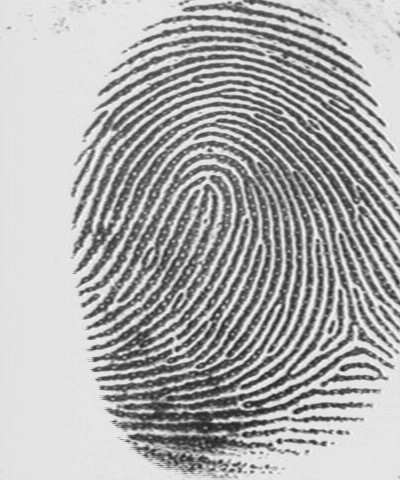
%> input picture Fig0734(a).tif, 400 x 480 px
$ octave chapter_02_01.m   (GNU Octave 9; MATLAB toolbox functions it lacks are replaced by stand-ins)
%> lines starting %> are read from the running program, lines starting %| are printed output that depends on the picture
% Adusting Brightness and Contrast

img=imread('Fig0734(a).tif');
%> img is the input picture: size 480x400 uint8; min 27, max 251, mean 173.6
bright_img=img+50; % increase brightness
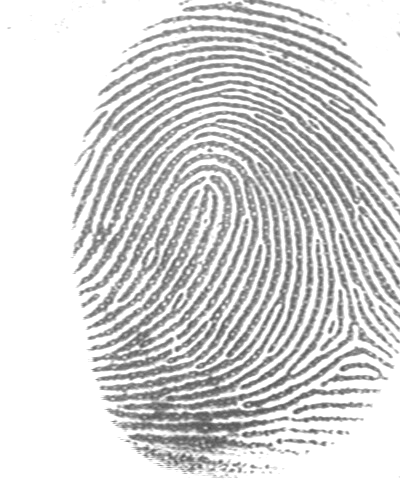
%> bright_img: size 480x400 uint8; min 77, max 255, mean 213.1
contrast_img=imadjust(img,stretchlim(img),[]);
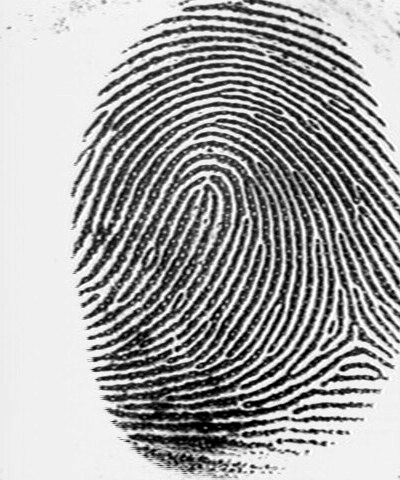
%> contrast_img: size 480x400 uint8; min 0, max 255, mean 165.4
figure,imshow(img),title('Original Image');
figure,imshow(bright_img),title('Brightened Image');
figure,imshow(contrast_img),title('Contrat Enhanced Image');

$ run again, with Fig0726(a).tif copied over Fig0734(a).tif
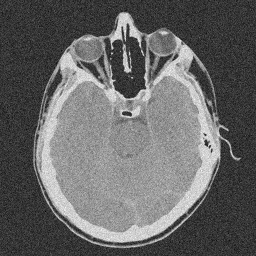
%> input picture Fig0726(a).tif, 256 x 256 px
%> img is the input picture: size 256x256 uint8; min 0, max 255, mean 102
%> `bright_img=img+50;`:
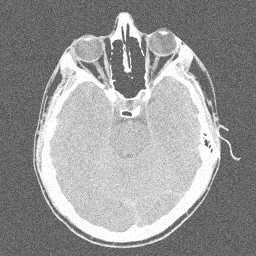
%> bright_img: size 256x256 uint8; min 50, max 255, mean 151.5
%> `contrast_img=imadjust(img,stretchlim(img),[]);`:
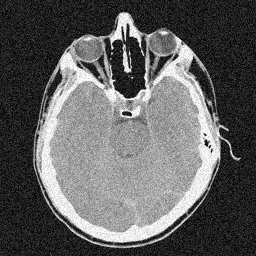
%> contrast_img: size 256x256 uint8; min 0, max 255, mean 95.3
